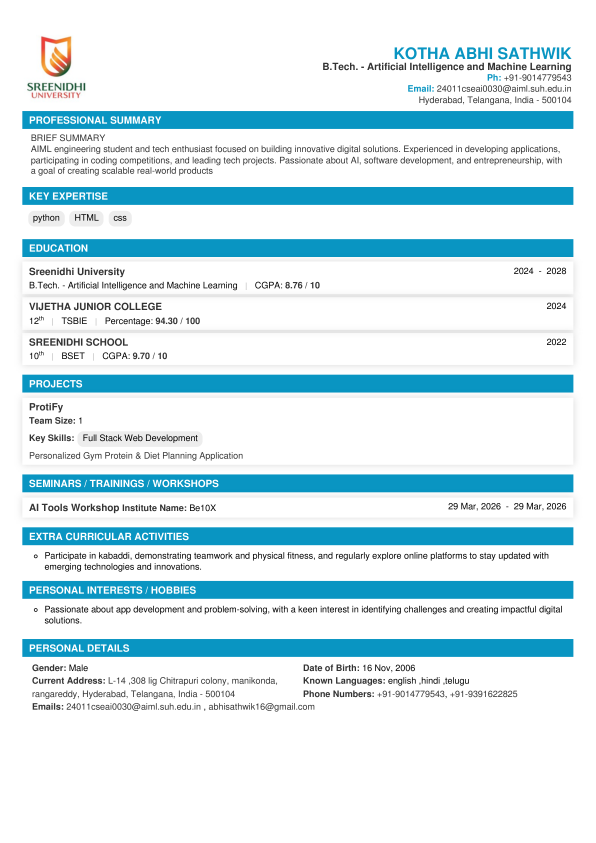
#> input picture Automated_Resume_ATS/images/current_resume.png, 1788 x 2529 px (shown at 1/3 size); its folder holds only this picture in this run
$ jupyter execute --allow-errors Resume_ATS.ipynb   (shell and % lines are left out)
#> lines starting #> are read from the running program, lines starting #| are printed output that depends on the picture; after the words box and inside, x2 and y2 are one past the last pixel; in counts of white or black regions, pixels touching at a corner belong together
# Automated Resume Screening and ATS Compatibility Evaluation System Using OpenCV

## 1. Import Libraries

## 2. Read Resume

## 3. OpenCV Preprocessing

## 4. OCR Text Extraction

## 5. Section Detection

## 6. ATS Scoring

## 7. Job Matching

## 8. Resume Suggestions

## 9. Final Report

[cell 1]
import sys
print(sys.executable)

# ==========================
# MODULE 1 : Resume Upload
# ==========================

[cell 2]
import os

[cell 3]
# Folder containing resumes
resume_folder = "resumes"

# Get all PDF files
pdf_files = []

#> (the rest of this cell did not finish here and is left out)

[cell 4]
# Select resume using its number
choice = int(input("\nEnter Resume Number: "))
#> the answer given: 1

#> (the rest of this cell did not finish here and is left out)

# MODULE 2: PDF to Image Conversion

## Objective
Convert the uploaded resume PDF into an image for OpenCV processing.

[cell 5]
import fitz
import os

# Folder to save image
image_folder = "images"

# Create folder if it doesn't exist
os.makedirs(image_folder, exist_ok=True)

# Output image path
image_path = os.path.join(image_folder, "current_resume.png")

#> (a cell that did not finish here is left out)

# MODULE 3: OpenCV Image Preprocessing

## Objective
Prepare the resume image for OCR by converting it to grayscale, reducing noise, and enhancing text clarity.

[cell 7]
import cv2
import matplotlib.pyplot as plt

[cell 8]
# Read image created in Module 2
image = cv2.imread("images/current_resume.png")
#> image is the input picture: shape (2529, 1788, 3); mean B, G, R 238.9, 232.1, 210.8

# Convert BGR to RGB for display
rgb = cv2.cvtColor(image, cv2.COLOR_BGR2RGB)

plt.figure(figsize=(8,10))
plt.imshow(rgb)
plt.title("Original Resume")
plt.axis("off")
plt.show()

[cell 9]
gray = cv2.cvtColor(image, cv2.COLOR_BGR2GRAY)
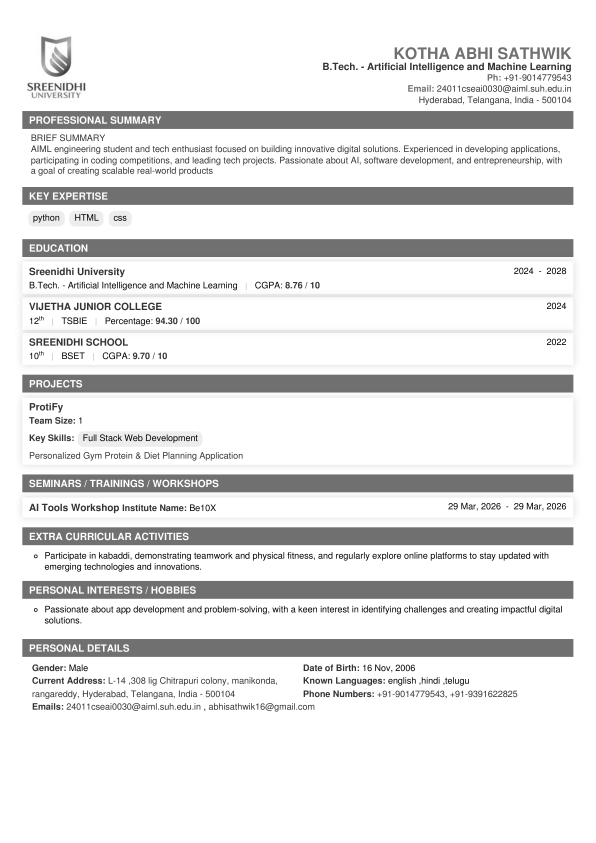
#> gray: shape (2529, 1788) (shown at 1/3 size); min 0, max 255, mean 226.5

plt.figure(figsize=(8,10))
plt.imshow(gray, cmap="gray")
plt.title("Grayscale Image")
plt.axis("off")
plt.show()

[cell 10]
gray = cv2.cvtColor(image, cv2.COLOR_BGR2GRAY)

plt.figure(figsize=(8,10))
plt.imshow(gray, cmap="gray")
plt.title("Grayscale Image")
plt.axis("off")
plt.show()

[cell 11]
blur = cv2.GaussianBlur(gray, (3,3), 0)

plt.figure(figsize=(8,10))
plt.imshow(blur, cmap="gray")
plt.title("Noise Removed")
plt.axis("off")
plt.show()

[cell 12]
binary = cv2.threshold(
    blur,
    0,
    255,
    cv2.THRESH_BINARY + cv2.THRESH_OTSU
)[1]
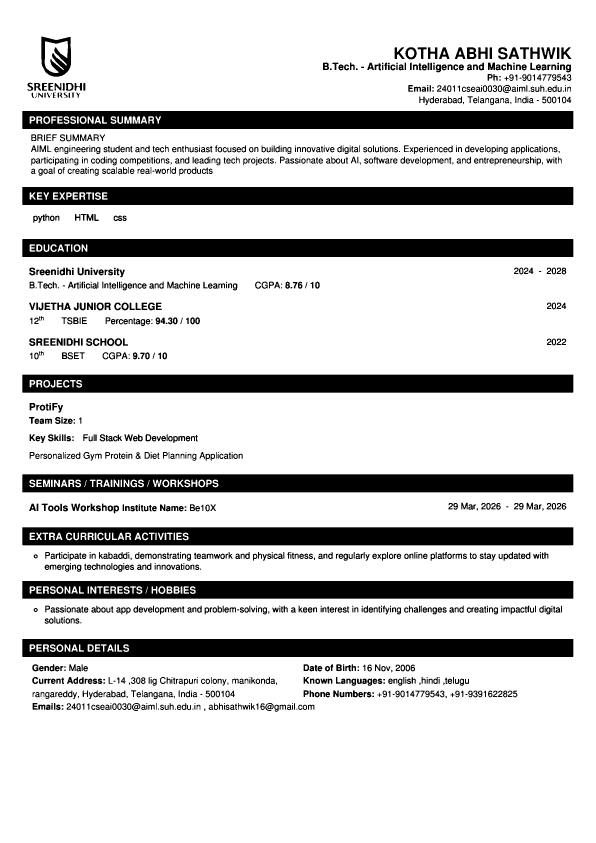
#> binary: shape (2529, 1788) (shown at 1/3 size); 81.2% white; 1501 black regions (167 under 20 px), largest, box (x1, y1, x2, y2) and area: (67, 1124, 1720, 1178) 87393, (67, 717, 1720, 771) 87189, (67, 561, 1720, 615) 86762

plt.figure(figsize=(8,10))
plt.imshow(binary, cmap="gray")
plt.title("Binary Image")
plt.axis("off")
plt.show()

[cell 13]
processed_path = "images/processed_resume.png"

cv2.imwrite(processed_path, binary)

print("Processed image saved successfully.")
print(processed_path)

# ==========================================
# MODULE 4: OCR Text Extraction
# ==========================================

## Objective

Extract all text from the preprocessed resume image using Tesseract OCR.

[cell 14]
import cv2
import pytesseract
import matplotlib.pyplot as plt
import os

[cell 15]
print("Tesseract Version:")
print(pytesseract.get_tesseract_version())
#> (this line was passed over: pytesseract is not available in this run)

[cell 16]
# Read processed image
processed_image = cv2.imread("images/processed_resume.png")

# Display image
plt.figure(figsize=(8,10))
plt.imshow(cv2.cvtColor(processed_image, cv2.COLOR_BGR2RGB))
plt.title("Processed Resume")
plt.axis("off")
plt.show()

[cell 17]
# Add white border around image

bordered_image = cv2.copyMakeBorder(
    processed_image,
    top=80,
    bottom=80,
    left=40,
    right=40,
    borderType=cv2.BORDER_CONSTANT,
    value=(255,255,255)
)
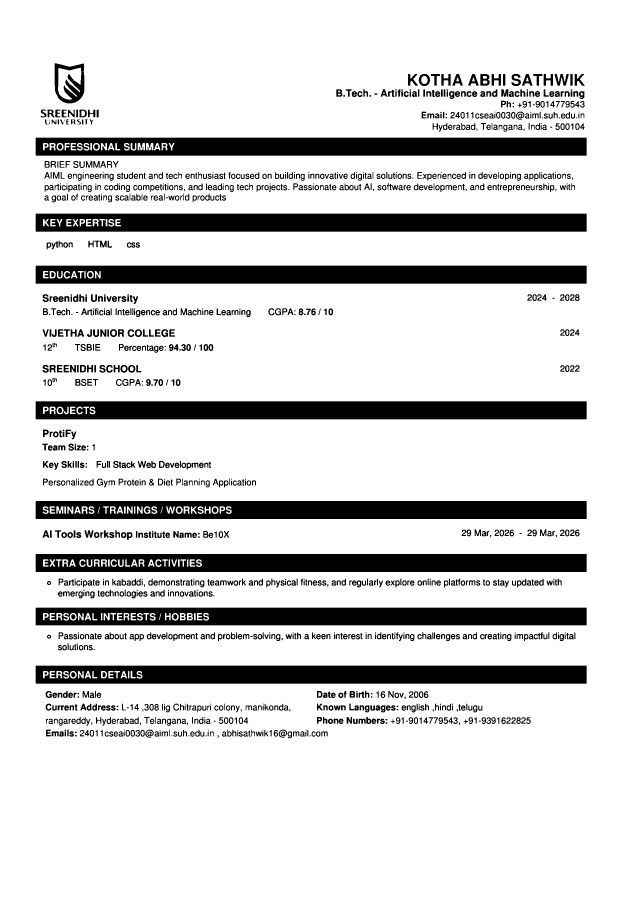
#> bordered_image: shape (2689, 1868, 3) (shown at 1/3 size); 83.1% white; 1501 black regions (167 under 20 px), largest, box (x1, y1, x2, y2) and area: (107, 1204, 1760, 1258) 87393, (107, 797, 1760, 851) 87189, (107, 641, 1760, 695) 86762

# Display bordered image
plt.figure(figsize=(8,10))
plt.imshow(cv2.cvtColor(bordered_image, cv2.COLOR_BGR2RGB))
plt.title("Border Added for OCR")
plt.axis("off")
plt.show()

[cell 18]
# Convert image to RGB
rgb_image = cv2.cvtColor(bordered_image, cv2.COLOR_BGR2RGB)

# OCR Extraction
#> (the rest of this cell did not finish here and is left out)

[cell 19]
# Create output folder
os.makedirs("output", exist_ok=True)

output_file = "output/ocr_output.txt"

#> (the rest of this cell did not finish here and is left out)

[cell 20]
with open("output/ocr_output.txt", "r", encoding="utf-8") as file:
    saved_text = file.read()

print("=" * 60)
print("OCR TEXT")
print("=" * 60)

print(saved_text)

[cell 21]
print("=" * 50)
print("OCR Statistics")
print("=" * 50)

print("Characters :", len(saved_text))
print("Words      :", len(saved_text.split()))
print("Lines      :", len(saved_text.splitlines()))

# MODULE 5 : RESUME INFORMATION EXTRACTION

[cell 22]
import re

# Read OCR text
with open("output/ocr_output.txt", "r", encoding="utf-8") as file:
    text = file.read()

print(text[:600])

[cell 23]
# Split OCR text into lines
lines = [line.strip() for line in text.split("\n") if line.strip()]

candidate_name = ""

for line in lines:

    # Candidate name is usually the first line in uppercase
    if line.isupper():

        if "SUMMARY" not in line and "EDUCATION" not in line:

            candidate_name = line.title()
            break

print("Candidate Name :", candidate_name)

[cell 24]
# Fix OCR mistake where spaces are inserted inside email addresses
text = re.sub(
    r'(\d+)\s+([A-Za-z0-9._%+-]+@[A-Za-z0-9.-]+\.[A-Za-z]{2,})',
    r'\1\2',
    text
)

# Email extraction
email_pattern = r"[A-Za-z0-9._%+-]+@[A-Za-z0-9.-]+\.[A-Za-z]{2,}"

emails = re.findall(email_pattern, text)

# Remove duplicate emails
emails = list(dict.fromkeys(emails))

print("=" * 50)
print("EMAIL(S)")
print("=" * 50)

if emails:
    for email in emails:
        print(email)
else:
    print("No Email Found")

[cell 25]
phone_pattern = r"(?:\+91[- ]?)?[6-9]\d{9}"

phones = re.findall(phone_pattern, text)

# Remove duplicate phone numbers
phones = list(dict.fromkeys(phones))

print("=" * 50)
print("PHONE NUMBER(S)")
print("=" * 50)

if phones:
    for phone in phones:
        print(phone)
else:
    print("No Phone Number Found")

[cell 26]
skills_database = [

    "Python",
    "Java",
    "C",
    "C++",
    "HTML",
    "CSS",
    "JavaScript",
    "SQL",
    "Machine Learning",
    "Artificial Intelligence",
    "OpenCV",
    "React",
    "NodeJS",
    "Git",
    "Full Stack Web Development"

]

found_skills = []

for skill in skills_database:

    if re.search(r"\b" + re.escape(skill) + r"\b", text, re.IGNORECASE):

        found_skills.append(skill)

print("=" * 50)
print("SKILLS")
print("=" * 50)

for skill in found_skills:
    print(skill)
